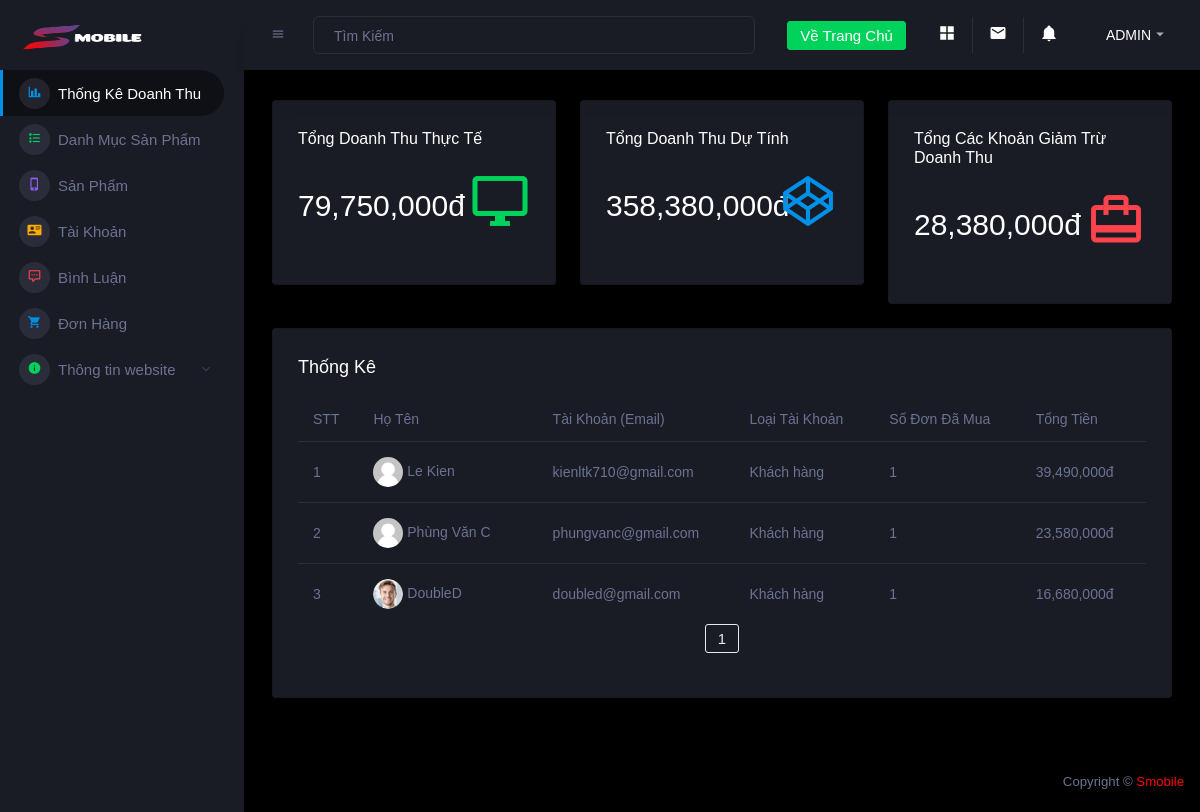
/admin/index.php (signed in), run on the app's committed database.
### tables this page shows
CREATE TABLE `taikhoan` (
  `id` int(11) NOT NULL,
  `taikhoan` varchar(55) NOT NULL,
  `matkhau` varchar(50) NOT NULL,
  `hoten` varchar(100) NOT NULL,
  `anh` text NOT NULL,
  `sdt` text NOT NULL,
  `diachi` varchar(255) NOT NULL,
  `phanquyen` int(11) NOT NULL DEFAULT 0,
  `status` int(11) NOT NULL DEFAULT 0
);

CREATE TABLE `donhang` (
  `id` int(11) NOT NULL,
  `id_taikhoan` int(11) NOT NULL,
  `tongtien` int(11) NOT NULL,
  `status` int(11) NOT NULL,
  `diachi` text DEFAULT NULL,
  `thoigian` text DEFAULT NULL
);

### connect.php (called while the page is built, shortened)
<?php
function selectAll($sql)
{
    $result = $GLOBALS['conn']->query($sql);
    return $result;
}
function rowCount($sql){
    $result =  $GLOBALS['conn']->query($sql);
    return $result->rowCount();
}
?>

### admin/index.php (called while the page is built)
<?php include 'header.php';?>
<?php include 'revenue.php';?>

### admin/revenue.php (the view, shortened to what this page needs)
<?php
  $tongtienhientai = 0;
  $tongtiendutinh = 0;
  $tongtiengiam = 0;
  if (isset($_COOKIE["user"])) {
      $user = $_COOKIE["user"];
      foreach (selectAll("SELECT * FROM taikhoan WHERE taikhoan='$user'") as $row) {
          $permission = $row['phanquyen'];
      }
      if ($permission==1) {
        foreach (selectAll("SELECT * FROM donhang WHERE status =4") as $item) {
          $tongtiengiam += $item['tongtien'];
        }
        foreach (selectAll("SELECT * FROM donhang WHERE status =3") as $item) {
          $tongtienhientai += $item['tongtien'];
        }
        foreach (selectAll("SELECT * FROM donhang WHERE status =3 or status =2 or status =1") as $item2) {
            $tongtiendutinh += $item2['tongtien'];
        }
?>
<div class="main-panel">
          <div class="content-wrapper">
            <div class="row">
              <div class="col-sm-4 grid-margin">
                <div class="card">
                  <div class="card-body">
                    <h5 class="addfont">Tổng Doanh Thu Thực Tế</h5>
                    <div class="row">
                      <div class="col-8 col-sm-12 col-xl-8 my-auto">
                        <div class="d-flex d-sm-block d-md-flex align-items-center">
                          <h2 class="mb-0"><?= number_format($tongtienhientai)?>đ</h2>
                        </div>
                      </div>
                      <div class="col-4 col-sm-12 col-xl-4 text-center text-xl-right">
                        <i class="icon-lg mdi mdi-monitor text-success ml-auto"></i>
                      </div>
                    </div>
                  </div>
                </div>
              </div>
              <div class="col-sm-4 grid-margin">
                <div class="card">
                  <div class="card-body">
                    <h5 class="addfont">Tổng Doanh Thu Dự Tính</h5>
                    <div class="row">
                      <div class="col-8 col-sm-12 col-xl-8 my-auto">
                        <div class="d-flex d-sm-block d-md-flex align-items-center">
                          <h2 class="mb-0"><?= number_format($tongtiendutinh)?>đ</h2>
                        </div>
                      </div>
                      <div class="col-4 col-sm-12 col-xl-4 text-center text-xl-right">
                      <i class="icon-lg mdi mdi-codepen text-primary ml-auto"></i>
                      </div>
                    </div>
                  </div>
                </div>
              </div>
              <div class="col-sm-4 grid-margin">
                <div class="card">
                  <div class="card-body">
                    <h5 class="addfont">Tổng Các Khoản Giảm Trừ Doanh Thu</h5>
                    <div class="row">
                      <div class="col-8 col-sm-12 col-xl-8 my-auto">
                        <div class="d-flex d-sm-block d-md-flex align-items-center">
                          <h2 class="mb-0"><?= number_format($tongtiengiam)?>đ</h2>
                        </div>
                      </div>
                      <div class="col-4 col-sm-12 col-xl-4 text-center text-xl-right">
                        <i class="icon-lg mdi mdi-wallet-travel text-danger ml-auto"></i>
                      </div>
                    </div>
                  </div>
                </div>
              </div>
              <div class="col-12 grid-margin">
                <div class="card">
                  <div class="card-body">
                    <h4 class="card-title addfont">Thống Kê</h4>
                    <div class="table-responsive">
                    <table class="table">
                      <thead>
                          <tr>
                              <th class="addfont" style="width: 100px">STT</th>
                              <th class="addfont" style="width: 500px" >Họ Tên</th>
                              <th class="addfont" style="width: 400px" >Tài Khoản (Email)</th>
                              <th class="addfont" style="width: 300px">Loại Tài Khoản</th>
                              <th class="addfont" style="width: 300px">Số Đơn Đã Mua</th>
                              <th class="addfont" style="width: 300px">Tổng Tiền</th>
                          </tr>
                      </thead>
                      <tbody>
                      <?php
                      $stt=1;
                      $item_per_page = !empty($_GET['per_page'])?$_GET['per_page']:8;
                      $current_page = !empty($_GET['page'])?$_GET['page']:1;
                      $offset = ($current_page - 1) * $item_per_page;
                      $numrow = rowCount("SELECT * FROM taikhoan");
                      $totalpage = ceil($numrow / $item_per_page);
                      foreach (selectAll("SELECT * FROM donhang WHERE status=3 ORDER BY tongtien DESC LIMIT $item_per_page OFFSET $offset ") as $row) {
                        $idtaikhoan1 = $row["id_taikhoan"];
                      foreach (selectAll("SELECT * FROM taikhoan WHERE id = '$idtaikhoan1'") as $rows) {
                        $numrow = rowCount("SELECT * FROM donhang WHERE status=3 && id_taikhoan = $idtaikhoan1");
                      ?>
                          <tr class="addfont">
                              <td>
                                <?= $stt++ ?></td>
                              <td>
                                <img src="<?= empty($rows['anh'])?'../img/account/user.png':'../img/account/'.$rows['anh'].'' ?>" alt="image">
                                <span><?= $rows['hoten'] ?></span>
                              </td>
                              <td>
                                <?= $rows['taikhoan'] ?>
                              </td>
                              <td>
                                <?= $rows['phanquyen'] == 1 ? 'Admin' : 'Khách hàng'?>
                              </td>
                              <td>
                                <?= $numrow ?>
                              </td>
                              <td>
                                <?php
                              foreach (selectAll("SELECT * FROM donhang WHERE status=3 && id_taikhoan = $idtaikhoan1") as $item) {
                              ?>
                                <?= number_format($item['tongtien'])?>đ
                              <?php
                                  }
                              ?>
                              </td>
                          </tr>
                      <?php
                          }
                        }
                      ?>
                      </tbody>
                  </table>
                  <div class="col-lg-12">
                    <div class="pageination">
                        <nav aria-label="Page navigation example">
                            <ul class="pagination justify-content-center">
                                <?php for($num = 1; $num <=$totalpage;$num++) { ?>
                                    <?php
                                        if ($num != $current_page){
                                    ?>
                                        <?php if ($num > $current_page-3 && $num < $current_page+3){ ?>
                                        <li class="page-item"><a class="btn btn-outline-secondary" href="?per_page=<?=$item_per_page?>&page=<?=$num?>"><?=$num?></a></li>
                                        <?php } ?>
                                    <?php
                                    }
                                    else{
                                    ?>
                                        <strong class="page-item"><a class="btn btn-outline-secondary"><?=$num?></a></strong>
                                    <?php
                                    }
                                }
                                ?>
                        </nav>
                    </div>
                </div>
                    </div>
                  </div>
                </div>
              </div>
            </div>
          </div>
            <?php
        }
    }
 include 'footer.php';
 ?>

### admin/header.php (style rules this page uses)
.addfont { font-family: 'Arial'; }

### data on the page
donhang: tongtien "39,490,000"
taikhoan: hoten "Le Kien", taikhoan "kienltk710@gmail.com", phanquyen "Khách hàng", numrow "1"
donhang: tongtien "23,580,000"
taikhoan: hoten "Phùng Văn C", taikhoan "phungvanc@gmail.com", phanquyen "Khách hàng", numrow "1"
donhang: tongtien "16,680,000"
taikhoan: anh (picture), hoten "DoubleD", taikhoan "doubled@gmail.com", phanquyen "Khách hàng", numrow "1"

### other printed values
$tongtienhientai "79,750,000"
$tongtiendutinh "358,380,000"
$tongtiengiam "28,380,000"
